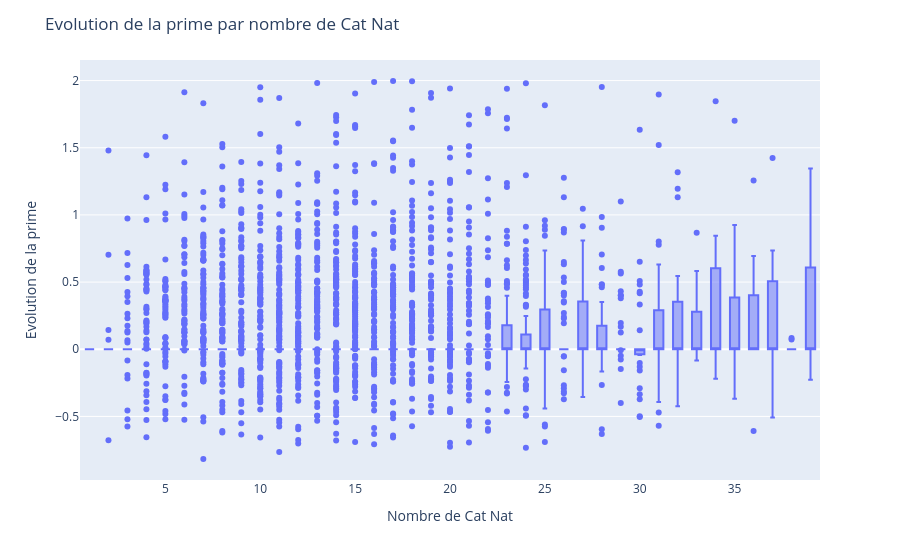

Notebook source saved alongside this figure:
### Code cell
fig = px.box(
    budget_pivot.loc[
        (budget_pivot["catnat_count"] < 40) & (budget_pivot["prime_evolution"] < 2)
    ],
    x="catnat_count",
    y="prime_evolution",
    labels={
        "catnat_count": "Nombre de Cat Nat",
        "prime_evolution": "Evolution de la prime",
    },
)

fig.update_layout(title="Evolution de la prime par nombre de Cat Nat")

fig.show()

### Figure 1 — Plotly figure (JSON) as saved in the notebook; plotly's stock layout.template omitted (floating-point values rounded to 4 significant figures; data arrays with more than 128 entries replaced by an {"elided": "..."} marker saying what was removed)
{"data": [{"alignmentgroup": "True", "hovertemplate": "Nombre de Cat Nat=%{x}<br>Evolution de la prime=%{y}<extra></extra>", "legendgroup": "", "marker": {"color": "#636efa"}, "name": "", "notched": false, "offsetgroup": "", "orientation": "v", "showlegend": false, "type": "box", "x": {"elided": "23096 float values"}, "x0": " ", "xaxis": "x", "y": {"elided": "23096 float values"}, "y0": " ", "yaxis": "y"}], "layout": {"boxmode": "group", "legend": {"tracegroupgap": 0}, "margin": {"t": 60}, "title": {"text": "Evolution de la prime par nombre de Cat Nat"}, "xaxis": {"anchor": "y", "domain": [0, 1], "title": {"text": "Nombre de Cat Nat"}}, "yaxis": {"anchor": "x", "domain": [0, 1], "title": {"text": "Evolution de la prime"}}}}
